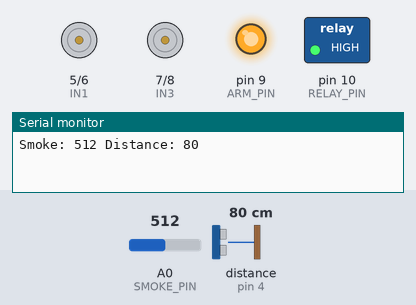
The sketch below on a simulated Arduino Uno, built with avr-gcc and run on an emulated ATmega328P. Shown: motor-driver pin pairs drawn as motors (green arrow = first pin HIGH = forward, orange = second pin HIGH = backward, longer = more drive), switched loads named in the sketch (green lamp = pin HIGH), output pins drawn as LEDs (lit = HIGH), the last lines printed to the serial monitor. Wiring (inferred from the names in the program): ultrasonic range finder: trigger pin 3; echo pin 4. The test bench sets the inputs (shaded band); at power-on: A0 (SMOKE_PIN) = 512, distance to the obstacle (sensor on pin 4) 80 cm. The echo pulse lasts 58.3 µs per cm; pins used as bus, display or sensor lines are not drawn.

Above: at 1.2 s.
1.3 s: A0 (SMOKE_PIN) set to 369
At 5.6 s:
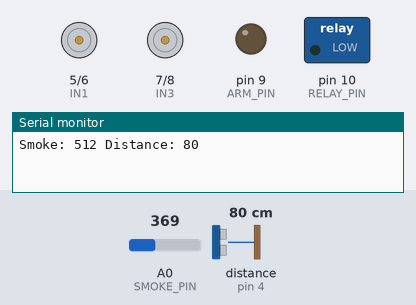
7.2 s: A0 (SMOKE_PIN) set to 337
At 7.8 s:
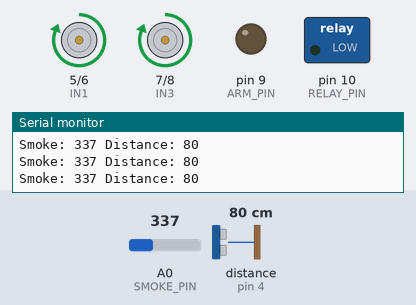
8.8 s: distance to the obstacle (sensor on pin 4) set to 21 cm
10.3 s: distance to the obstacle (sensor on pin 4) set to 17 cm
At 11.7 s:
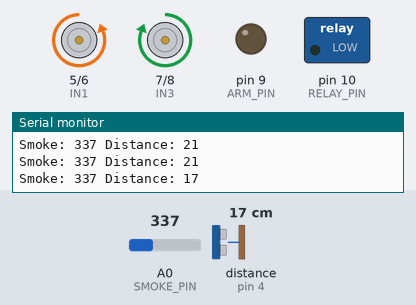
13.8 s: distance to the obstacle (sensor on pin 4) set to 60 cm
27.8 s: distance to the obstacle (sensor on pin 4) set to 2 cm
At 28.42 s:
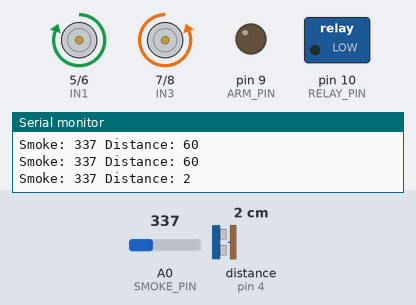
Timing chart, 0 to 32.3 s (numbered marks = the images above; inputs shaded):
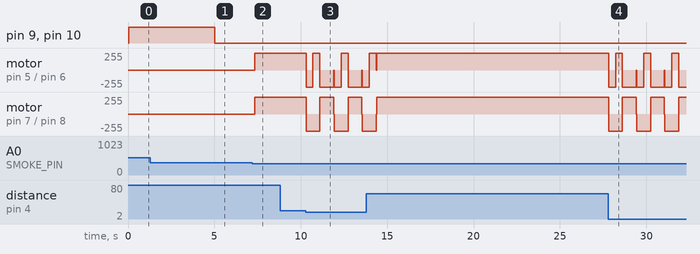

Measured:
- the behaviour switches between 351 and 350 on A0 (SMOKE_PIN) (found by bisection; images 1 and 2)
- the behaviour switches between 20 and 19 cm on distance to the obstacle (sensor on pin 4) (found by bisection; images 2 and 3)
- after the input at 7.2 s, motor on pin 5 (IN1) / pin 6 (IN2), motor on pin 7 (IN3) / pin 8 (IN4): stopped → forward 255/255 after 0.14 s
- after the input at 10.3 s, motor on pin 7 (IN3) / pin 8 (IN4): alternates forward 255/255 for 0.80 s and backward 255/255 for 0.82 s, starting at once
- after the input at 27.8 s, motor on pin 5 (IN1) / pin 6 (IN2): forward 255/255 → backward 255/255 at once, then repeats every 1.6 s: forward 255/255 0.40 s, backward 255/255 0.80 s, stopped 0.03 s, backward 255/255 0.40 s; motor on pin 7 (IN3) / pin 8 (IN4): alternates forward 255/255 for 0.80 s and backward 255/255 for 0.83 s, starting at once

The sketch:

Robot.ino
```cpp
const uint8_t IN1 = 5;
const uint8_t IN2 = 6;
const uint8_t IN3 = 7;
const uint8_t IN4 = 8;

const uint8_t TRIG_PIN = 3;
const uint8_t ECHO_PIN = 4;
const uint8_t RELAY_PIN = 10;
const uint8_t ARM_PIN = 9;
const uint8_t SMOKE_PIN = A0;

const uint16_t SMOKE_THRESHOLD = 400;
const uint8_t OBSTACLE_DISTANCE = 20;
const uint32_t PULSE_TIMEOUT = 30000;

void setup() {
  Serial.begin(9600);

  pinMode(IN1, OUTPUT);
  pinMode(IN2, OUTPUT);
  pinMode(IN3, OUTPUT);
  pinMode(IN4, OUTPUT);

  pinMode(TRIG_PIN, OUTPUT);
  pinMode(ECHO_PIN, INPUT);

  pinMode(RELAY_PIN, OUTPUT);
  pinMode(ARM_PIN, OUTPUT);
  pinMode(SMOKE_PIN, INPUT);
}

uint16_t getDistance() {
  digitalWrite(TRIG_PIN, LOW);
  delayMicroseconds(2);
  digitalWrite(TRIG_PIN, HIGH);
  delayMicroseconds(10);
  digitalWrite(TRIG_PIN, LOW);

  unsigned long duration = pulseIn(ECHO_PIN, HIGH, PULSE_TIMEOUT);

  if (duration == 0) {
    return 999;
  }
  return duration / 58;
}

uint16_t getSmokeLevel() {
  uint16_t level = 0;
  for (uint8_t i = 0; i < 5; i++) {
    level += analogRead(SMOKE_PIN);
    delay(5);
  }
  return level / 5;
}

void stopMovement() {
  digitalWrite(IN1, LOW);
  digitalWrite(IN2, LOW);
  digitalWrite(IN3, LOW);
  digitalWrite(IN4, LOW);
}

void moveForward() {
  stopMovement();
  digitalWrite(IN1, HIGH);
  digitalWrite(IN2, LOW);
  digitalWrite(IN3, HIGH);
  digitalWrite(IN4, LOW);
}

void moveBackward(uint16_t durationMs) {
  stopMovement();
  digitalWrite(IN1, LOW);
  digitalWrite(IN2, HIGH);
  digitalWrite(IN3, LOW);
  digitalWrite(IN4, HIGH);
  delay(durationMs);
  stopMovement();
}

void rotateLeft(uint16_t durationMs) {
  stopMovement();
  digitalWrite(IN1, LOW);
  digitalWrite(IN2, HIGH);
  digitalWrite(IN3, HIGH);
  digitalWrite(IN4, LOW);
  delay(durationMs);
  stopMovement();
}

void rotateRight(uint16_t durationMs) {
  stopMovement();
  digitalWrite(IN1, HIGH);
  digitalWrite(IN2, LOW);
  digitalWrite(IN3, LOW);
  digitalWrite(IN4, HIGH);
  delay(durationMs);
  stopMovement();
}

void avoidObstacle() {
  moveBackward(400);
  rotateRight(400);

  if (getDistance() < OBSTACLE_DISTANCE) {
    rotateLeft(800);
  }
}

void extinguishFire() {
  digitalWrite(ARM_PIN, HIGH);
  digitalWrite(RELAY_PIN, HIGH);

  delay(5000);

  digitalWrite(RELAY_PIN, LOW);
  digitalWrite(ARM_PIN, LOW);
  delay(1000);

  unsigned long waitStart = millis();
  while (getSmokeLevel() > (SMOKE_THRESHOLD - 50)) {
    if (millis() - waitStart > 10000) {
      break;
    }
    delay(100);
  }
}

void loop() {
  uint16_t smokeLevel = getSmokeLevel();
  uint16_t distance = getDistance();

  Serial.print("Smoke: ");
  Serial.print(smokeLevel);
  Serial.print(" Distance: ");
  Serial.println(distance);

  if (smokeLevel > SMOKE_THRESHOLD) {
    stopMovement();
    extinguishFire();
  } else if (distance < OBSTACLE_DISTANCE) {
    stopMovement();
    avoidObstacle();
  } else {
    moveForward();
  }
}
```
